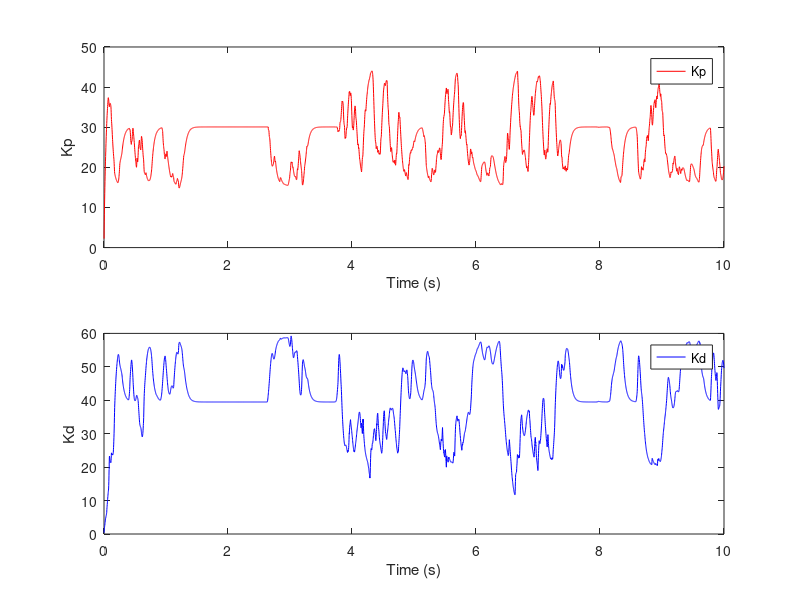

Write the MATLAB code that produced this figure.
clear;clc;

load('f_PD.mat');

t = f_PD(1,:);

subplot(2,1,1)
plot(t,f_PD(2,:),"Color",'r');
xlabel('Time (s)')
ylabel('Kp')
legend('Kp')
subplot(2,1,2)
plot(t,f_PD(3,:),"Color",'b');
xlabel('Time (s)')
ylabel('Kd')
legend('Kd')
